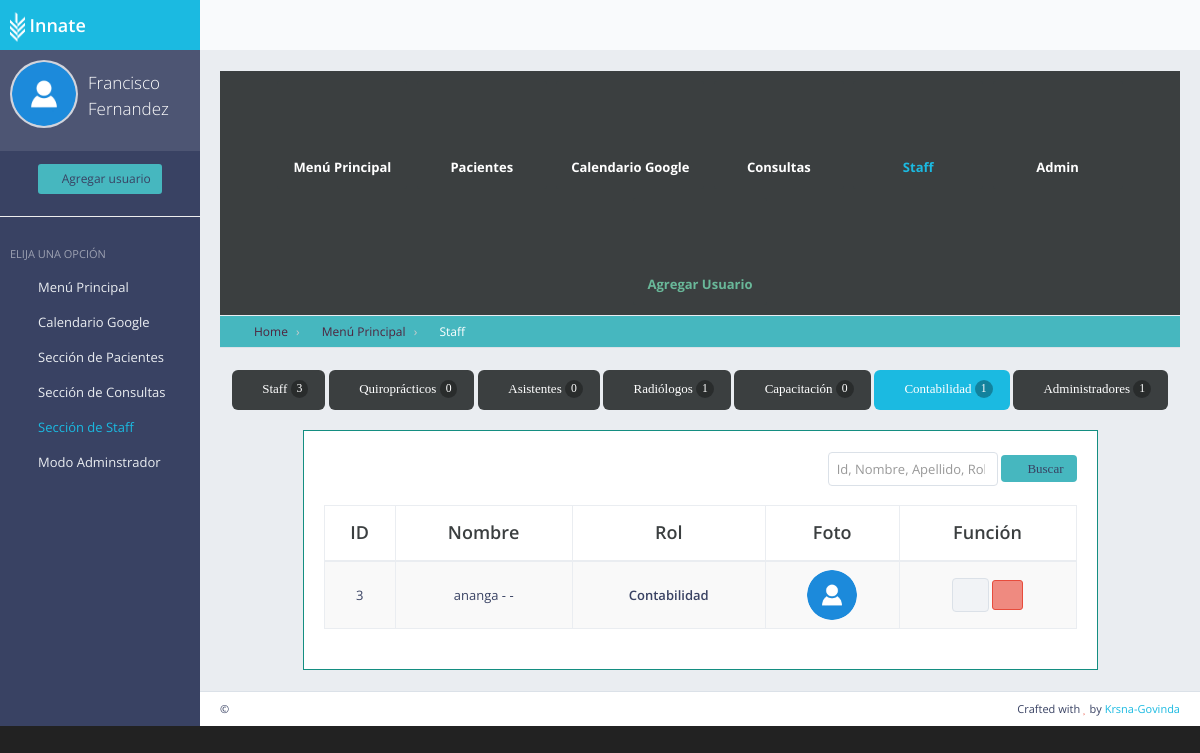
Page /personas/contabilidad_lista/ (signed in) on the committed database.
### persona/models.py (models this page shows, shortened)
class Persona(models.Model):
    rol_opciones = (
            ('Quiropráctico', 'Quiropráctico'),
            ('Asistente', 'Asistente'),
            ('Radiólogo', 'Radiólogo'),
            ('Capacitación', 'Capacitación'),
            ('Contabilidad', 'Contabilidad'),
            ('Administrador', 'Administrador')
        )
    user   = models.OneToOneField(User, on_delete=models.CASCADE, null=True, blank=True)
    Nombre = models.CharField(max_length=50)
    Apellido_Paterno = models.CharField(max_length=100)
    Apellido_Materno = models.CharField(max_length=100)
    Rol = models.CharField(max_length=15, choices=rol_opciones, default="Quiropràctico")
    Cedula = models.CharField(max_length=50, null=True, blank=True)
    Telefono = models.CharField(max_length=50, null=True, blank=True)
    email = models.CharField(max_length=100, null=True, blank=True)
    Foto = models.ImageField(default='default.jpg', blank=True, upload_to='medicos/')
    facebook = models.CharField(max_length=100, null=True, blank=True)
    twitter = models.CharField(max_length=100, null=True, blank=True)
    linkedin = models.CharField(max_length=100, null=True, blank=True)
    instagram = models.CharField(max_length=100, null=True, blank=True)
    def get_fullname(self):
        return self.Nombre + '  ' + self.Apellido_Paterno + '  ' + self.Apellido_Materno
    class Meta:
        verbose_name = ("Personas")
        verbose_name_plural = ("Persona")
        ordering = ("-id",)

### persona/views.py (the view)
# urls.py: path('contabilidad_lista/', login_required(views.contable), name='class_conta_lista'),
def contable(request):
    conta_lista = Persona.objects.filter(Rol='Contabilidad')
    personas = Persona.objects.all().count()
    radio = Persona.objects.filter(Rol='Radiólogo').count()
    asistant = Persona.objects.filter(Rol='Asistente').count()
    quiro = Persona.objects.filter(Rol='Quiropráctico').count()
    cap = Persona.objects.filter(Rol='Capacitación').count()
    conta = Persona.objects.filter(Rol='Contabilidad').count()
    admins = Persona.objects.filter(Rol='Administrador').count()
    context = {'conta_lista':conta_lista, 'personas':personas, 'radio':radio, 'quiro':quiro, 'asistant':asistant, 'cap':cap, 'conta':conta,  'admins':admins}
    return render(request, 'conta_lista.html', context)

### persona/templates/conta_lista.html (shortened to what this page needs)
{% extends 'back/master.html' %}
{% load static %}
{% load humanize %}
{% block sidebar %}
<ul class="sidebar-nav">
    {% if request.user.is_superuser %}
    <li>
      <center>
        <a href="{% url 'class_upload_persona' %}"><button class="btn btn-sm themed-background-modern themed-color-dark"><i class="fa fa-plus"></i> Agregar usuario</button></a>
    </li>
    {% endif %}
    <hr>
    <li class="sidebar-header">
        <span class="sidebar-header-title">Elija una opción</span>
    </li>
    <li>
        <a href="{% url 'panel2' %}" ><i class="fa fa-windows sidebar-nav-icon"></i>Menú Principal</a>
    </li>
    <li>
        <a href="{% url 'calendario' %}" ><i class="fa fa-calendar sidebar-nav-icon"></i>Calendario Google</a>
    </li>
    <li>
        <a href="#" class=" sidebar-nav-menu"><i class="fa fa-angle-left sidebar-nav-indicator sidebar-nav-mini-hide"></i><i class="fa fa-wheelchair sidebar-nav-icon"></i><span class="sidebar-nav-mini-hide">Sección de Pacientes</span></a>
    </li>
    <li>
        <a href="#" class="sidebar-nav-menu"><i class="fa fa-angle-left sidebar-nav-indicator sidebar-nav-mini-hide"></i><i class="fa fa-stethoscope sidebar-nav-icon"></i><span class="sidebar-nav-mini-hide">Sección de Consultas</span></a>
    </li>
    <li>
        <a href="#" class="text-primary sidebar-nav-menu"><i class="fa fa-angle-left sidebar-nav-indicator sidebar-nav-mini-hide"></i><i class="fa fa-user-md sidebar-nav-icon"></i><span class="sidebar-nav-mini-hide">Sección de Staff</span></a>
    </li>
    <li>
        <a href="{% url 'admin:login' %}" ><i class="fa fa-cogs sidebar-nav-icon"></i>Modo Adminstrador</a>
    </li>
{% endblock %}
{% block header %}
<div id="page-content">
  <div class="content-header themed-background-dark-modern">
    <ul class="nav-horizontal text-center">
      <li>
        <a href="{% url 'panel2' %}" class="themed-background-dark-modern text-light"><i class="fa fa-windows sidebar-nav-icon"></i> Menú Principal</a>
      </li>
      <li >
        <a href="{% url 'pacientes_lista' %}" class="themed-background-dark-modern text-light"><i class="fa fa-wheelchair"></i> Pacientes</a>
      </li>
      <li>
        <a href="{% url 'calendario' %}" class="themed-background-dark-modern text-light" ><i class="fa fa-calendar"></i> Calendario Google</a>
      </li>
      <li>
        <a href="{% url 'class_consulta_lista' %}" class="themed-background-dark-modern text-light" ><i class="fa fa-stethoscope"></i> Consultas</a>
      </li>
      <li>
        <a href="{% url 'class_personas_lista' %}" class="themed-background-dark-modern themed-color-default"><i class="gi gi-group sidebar-nav-icon themed-color-default"></i> Staff</a>
      </li>
      <li>
        <a href="{% url 'admin:login' %}" class="themed-background-dark-modern text-light"><i class="fa fa-cogs"></i> Admin</a>
      </li>
      {% if request.user.is_superuser %}
      <li>
        <a href="{% url 'class_upload_persona' %}" class="themed-background-dark-modern themed-color-emerald"><i class="themed-color-emerald fa fa-plus-square"></i> Agregar Usuario</a>
      </li>
      {% endif %}
    </ul>
  </div>
  <ul class="breadcrumb breadcrumb-top themed-background-modern">
      <li class="breadcrumb-item">
        <a href="{% url 'home' %}" class="themed-color-dark-waterlily"><i class="fa fa-home themed-color-dark"></i> Home</a>
      </li>
      <li class="breadcrumb-item">
        <a class="themed-color-dark-waterlily" href="{% url 'panel2' %}"><i class="fa fa-windows themed-color-dark"></i> Menú Principal</a>
      </li>
      <li class="breadcrumb-item text-light">
        <i class="fa fa-group text-light"></i> Staff
      </li>
  </ul>
</div>
{% endblock %}
{% block mainblock %}
<div class="row">
    <div class="col-sm-12 text-center">
    <a href="{% url 'class_personas_lista' %}"><button type="button" class="fa fa-group btn btn-lg themed-background-dark-modern text-light"> Staff <span class="badge">{{personas}}</span></button></a>
    <a href="{% url 'class_quiro_lista' %}"><button type="button" class="fa fa-ambulance btn btn-lg themed-background-dark-modern text-light"> Quiroprácticos <span class="badge">{{quiro}}</span></button></a>
    <a href="{% url 'class_asistente_lista' %}"><button type="button" class="fa fa-life-ring btn btn-lg themed-background-dark-modern text-light"> Asistentes <span class="badge">{{asistant}}</span></button></a>
    <a href="{% url 'class_radio_lista' %}"><button type="button" class="fa fa-object-group btn btn-lg themed-background-dark-modern text-light"> Radiólogos <span class="badge">{{radio}}</span></button></a>
    <a href="{% url 'class_cap_lista' %}"><button type="button" class="fa fa-graduation-cap btn btn-lg themed-background-dark-modern text-light"> Capacitación <span class="badge">{{cap}}</span></button></a>
    <a href="{% url 'class_conta_lista' %}"><button type="button" class="fa fa-money btn btn-lg themed-background-default text-light"> Contabilidad <span class="badge">{{conta}}</span></button></a>
    <a href="{% url 'class_admins_lista' %}"><button type="button" class="fa fa-desktop btn  btn-lg themed-background-dark-modern text-light"> Administradores <span class="badge">{{admins}}</span></button></a>
    </div>
</div>
    <br>
<div class="row">
    <div class="tab-pane active" id="staff-tab">
        <div class="col-sm-1"></div>
        <div class="col-sm-10">
            <div class="block full themed-border-blackberry">
        {% if conta_lista %}
            <div class="pull-right">
                <form class="form-inline text-right search" action="{% url 'search_results_user'%}" method?='get'>
                    <input class="form-control mr-xs-4" type="search" name="q" placeholder="Id, Nombre, Apellido, Rol" aria-label="Search">
                    <button class="btn btn-inline-primary fa fa-search themed-background-modern my-3 my-sm-0" type="submit"> Buscar</button>
                </form>
                <br>
            </div>
            <table class="table table-bordered table-striped table-vcenter">
            <thead>
                <tr>
                    <th class="text-center themed-color-dark-modern">ID</th>
                    <th class="text-center themed-color-dark-modern">Nombre</th>
                    <th class="text-center themed-color-dark-modern">Rol</th>
                    <th class="text-center themed-color-dark-modern hidden-xs">Foto</th>
                    <th class="text-center themed-color-dark-modern">Función</th>
                </tr>
            </thead>
            <tbody>
                {% for persona in conta_lista %}
                <tr>
                    <td class="text-center">{{persona.id}}</td>
                    <td class="text-center">{{persona.get_fullname}}</td>
                    <td class="text-center"><strong>{{persona.Rol}}</strong></td>
                    <td class="text-center hidden-xs"><a href="{% url 'class_detail_persona' persona.id %}"><img src="{{persona.Foto.url}}" alt="avatar" class="img-circle" height="50" width="50"></a></td>
                    <td class="text-center">
                        <div class="btn-group btn-group-md">
                            <a href="{% url 'class_detail_persona' persona.id %}" title="Ver Ficha" class="btn btn-default"><i class="fa fa-eye"></i></a>
                        </div>
                        {% if request.user.is_superuser %}
                        <div class="btn-group btn-group-sm">
                            <a href="{% url 'class_delete_persona' persona.id %}" title="Eliminar?" class="btn btn-danger"><i class="fa fa-times"></i></a>
                        </div>
                        {% endif %}
                    </td>
                </tr>
                {% endfor %}
            </tbody>
        </table>
        {% else %}
             <center>
             <h3>no se han encontrado Usuarios...</h3>
             <img src="{% static 'website/img/bg-img/gato.png' %}" alt="" style="width:30%;">
             </center>
        {% endif %}
            {% load navigation_filters %}
            </div>
        </div>
        <div class="col-sm-1"></div>
    </div>
</div>
{% endblock %}

### paciente/templates/back/master.html (shortened to what this page needs)
{% load static %}
<!DOCTYPE html>
 <html class="no-js" lang="en">
    <head>
        <link rel="stylesheet" href="{% static 'back/css/bootstrap.min.css' %}">
        <link rel="stylesheet" href="{% static 'back/css/plugins.css' %}">
        <link rel="stylesheet" href="{% static 'back/css/main.css' %}">
        <link rel="stylesheet" href="{% static 'back/css/themes.css' %}">
    </head>
    <body >
        <div id="page-wrapper">
            <div id="page-container" class="sidebar-partial sidebar-visible-lg sidebar-no-animations">
                {% block X %}
                <div id="sidebar">
                    <div id="sidebar-scroll">
                        <div class="sidebar-content">
                                <a href="/" class="sidebar-brand">
                                    <img src="{% static 'assets/images/logo_innate_icon_blanco.png' %}" height="30" /> <strong>Innate</strong>
                                </a>
                            <div class="sidebar-section sidebar-user clearfix sidebar-nav-mini-hide">
                                <div class="sidebar-user-avatar">
                                    <a href="{% url 'class_detail_persona' user.persona.id %}">
                                        <img src="{{user.persona.Foto.url}}" alt="avatar" title="Perfil">
                                    </a>
                                </div>
                                <div class="sidebar-user-name">{{user.persona.Nombre}} {{user.persona.Apellido_Paterno}}</div>
                                <div class="sidebar-user-links">
                                    <a href="{% url 'home' %}" data-toggle="tooltip" data-placement="bottom" title="Home"><i class="fa fa-home"></i></a>
                                    <a href="{% url 'class_detail_persona' user.persona.id %}" data-toggle="tooltip" data-placement="bottom" title="Perfil"><i class="gi gi-user"></i></a>
                                    <a href="{% url 'calendario' %}" data-toggle="tooltip" data-placement="bottom" title="Calendario Google"><i class="fa fa-calendar"></i></a>
                                    <a href="{% url 'logout' %}" data-toggle="tooltip" data-placement="bottom" title="Cerrar sesión"><i class="gi gi-exit"></i></a>
                                </div>
                            </div>
                            {% endblock %}
                            {% block sidebar %}{% endblock %}
                        </div>
                    </div>
                </div>
                <div id="main-container">
                    {% block y %}
                    <header class="navbar navbar-default">
                        <ul class="nav navbar-nav-custom">
                            <li>
                                <a href="javascript:void(0)" onclick="App.sidebar('toggle-sidebar');this.blur();">
                                    <i class="fa fa-bars fa-fw"></i>
                                </a>
                            </li>
                        </ul>
                    </header>
                    {% endblock %}
                    <div id="page-content">
                            {% block header %}
                            {% endblock %}
                            {% block mainblock %}
                            {% endblock %}
                    </div>
                    {% block footer %}
                    <footer class="clearfix">
                        <div class="pull-right">
                            Crafted with <i class="fa fa-heart text-danger"></i> by <a href="#" target="_blank">Krsna-Govinda</a>
                        </div>
                        <div class="pull-left">
                             &copy;
                        </div>
                    </footer>
                    {% endblock %}
                </div>
            </div>
        </div>
    </body>
</html>

### paciente/static/back/css/themes.css (style rules this page uses)
.themed-color-default { color: #1bbae1 !important; }
.themed-background-default { background-color: #1bbae1 !important; }
.themed-background-modern { background-color: #46b7bf !important; }
.themed-color-dark-modern { color: #3b3f40 !important; }
.themed-background-dark-modern { background-color: #3b3f40 !important; }
.themed-color-dark-waterlily { color: #4f243e !important; }
.themed-color-emerald { color: #69b899 !important; }
.themed-border-blackberry { border-color: #148e81 !important; }

### rows in the picture
Persona: id "3", get_fullname "ananga - -", Rol "Contabilidad", Foto (placeholder picture)

### other values in the picture
{{ user.persona.Nombre }} "Francisco"
{{ user.persona.Apellido_Paterno }} "Fernandez"
{{ personas }} "3"
{{ quiro }} "0"
{{ asistant }} "0"
{{ radio }} "1"
{{ cap }} "0"
{{ conta }} "1"
{{ admins }} "1"
